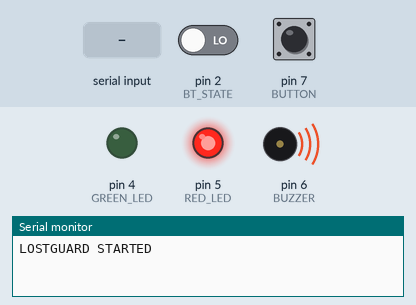
This sketch was run on a simulated Arduino Uno, built with avr-gcc and run on an emulated ATmega328P. On the bench: output pins drawn as LEDs (lit = HIGH), buzzer (waves = sounding, pin HIGH), the last lines printed to the serial monitor. Dashed ring = blinking. The test bench sets the inputs (shaded band); at power-on: pin 7 (BUTTON) HIGH, pin 2 (BT_STATE) LOW.

Above: at 1.2 s.
1.3 s: "FIND\n" received over Serial
At 1.42 s:
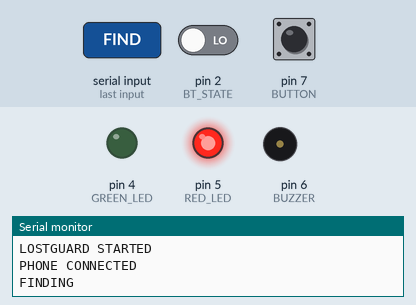
4.3 s: pin 7 (BUTTON) pulled LOW for 0.15 s
7.4 s: "TEST\n" received over the second serial link
At 8.6 s:
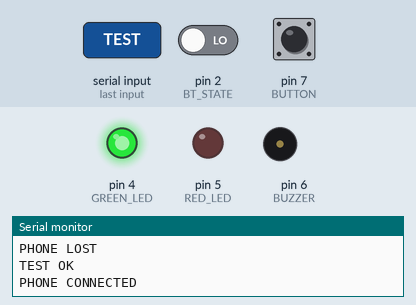
8.9 s: "FIND\n" received over the second serial link
At 9.07 s:
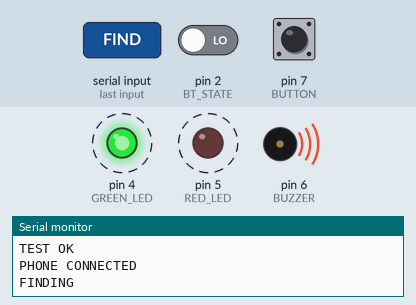
11.9 s: "STOP\n" received over the second serial link
Timing chart, 0 to 19.4 s (numbered marks = the images above; inputs shaded):
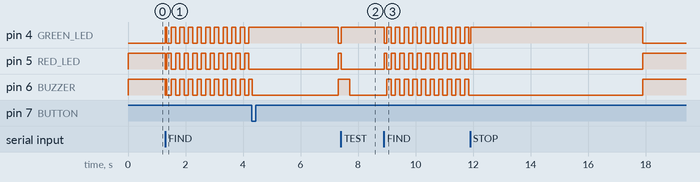

The sketch:

LostGuard.ino
```cpp
/*
  LOSTGUARD tracker (Arduino Uno / Nano + HC-05)

  Pins:
    HC-05 TXD -> D10          HC-05 RXD <- D11 (through the 1k / 2k divider)
    Green LED -> D4           Red LED -> D5
    Buzzer    -> D6           Button  -> D7 to GND
    HC-05 STATE -> D2 (see USE_STATE_PIN)

  Commands from the app (each ends with a newline):
    FIND, STOP, STATUS, TEST, plus PING (heartbeat) and BYE (planned disconnect)

  Commands are accepted on D10/D11 and also on D0/D1 (hardware serial), so the
  sketch works with the HC-05 on either pair of pins. You can also type the
  commands into the Serial Monitor at 9600 baud to test without a phone.
*/

#include <SoftwareSerial.h>

// 1 = the HC-05 STATE pin is wired to D2. The phone counts as connected when
//     STATE is HIGH or when the app's heartbeat is arriving.
// 0 = no wire on D2. Only the app's heartbeat is used.
#define USE_STATE_PIN 1

#define BT_STATE 2
#define GREEN_LED 4
#define RED_LED 5
#define BUZZER 6
#define BUTTON 7
#define BT_RX 10   // Arduino receives here, from HC-05 TXD
#define BT_TX 11   // Arduino transmits here, to HC-05 RXD

// HC-05 data speed. Most modules use 9600. If the wiring test sketch only
// reads clearly at another speed (often 38400), put that number here.
#define BT_BAUD 9600

SoftwareSerial bt(BT_RX, BT_TX);

const unsigned long HEARTBEAT_TIMEOUT = 6000;  // ms without data = phone lost

bool alarmMuted = false;
bool previousConnection = false;
bool finding = false;
bool heard = false;
bool byeReceived = false;
unsigned long lastHeard = 0;
unsigned long testBeepUntil = 0;
bool previousButton = false;

char btLine[16];
byte btLength = 0;
char usbLine[16];
byte usbLength = 0;

void setup() {
  pinMode(BT_STATE, INPUT);
  pinMode(GREEN_LED, OUTPUT);
  pinMode(RED_LED, OUTPUT);
  pinMode(BUZZER, OUTPUT);
  pinMode(BUTTON, INPUT_PULLUP);

  Serial.begin(9600);
  bt.begin(BT_BAUD);
  Serial.println(F("LOSTGUARD STARTED"));
}

// Sends a reply to the phone on both possible wirings
void reply(const __FlashStringHelper *text) {
  bt.println(text);
  Serial.println(text);
}

void handleCommand(const char *c) {
  if (strcmp(c, "PING") == 0) {
    reply(F("PONG"));
  } else if (strcmp(c, "FIND") == 0) {
    finding = true;
    reply(F("FINDING"));
  } else if (strcmp(c, "STOP") == 0) {
    finding = false;
    testBeepUntil = 0;
    reply(F("STOPPED"));
  } else if (strcmp(c, "STATUS") == 0) {
    reply(finding ? F("ONLINE, alarm ON") : F("ONLINE, alarm OFF"));
  } else if (strcmp(c, "TEST") == 0) {
    testBeepUntil = millis() + 300;
    reply(F("TEST OK"));
  } else if (strcmp(c, "BYE") == 0) {
    // The app is disconnecting on purpose: stay quiet
    finding = false;
    heard = false;
    byeReceived = true;
  } else {
    reply(F("UNKNOWN"));
  }
}

void readFrom(Stream &port, char *line, byte &length) {
  while (port.available()) {
    char ch = port.read();
    lastHeard = millis();
    heard = true;
    if (ch == '\n' || ch == '\r') {
      if (length > 0) {
        line[length] = '\0';
        length = 0;
        handleCommand(line);
      }
    } else if (length < 15) {
      line[length++] = toupper(ch);
    }
  }
}

bool phoneConnected() {
  bool heartbeat = heard && (millis() - lastHeard < HEARTBEAT_TIMEOUT);
#if USE_STATE_PIN
  return heartbeat || digitalRead(BT_STATE) == HIGH;
#else
  return heartbeat;
#endif
}

void loop() {
  readFrom(bt, btLine, btLength);
  readFrom(Serial, usbLine, usbLength);

  bool connected = phoneConnected();

  // Phone reconnect detection
  if (connected && !previousConnection) {
    alarmMuted = false;
    byeReceived = false;
    Serial.println(F("PHONE CONNECTED"));
  }
  if (!connected && previousConnection) {
    finding = false;
    alarmMuted = byeReceived;  // planned disconnect: stay quiet
    byeReceived = false;
    Serial.println(F("PHONE LOST"));
  }
  previousConnection = connected;

  bool pressed = digitalRead(BUTTON) == LOW;
  bool justPressed = pressed && !previousButton;
  previousButton = pressed;

  if (finding) {
    // Find Item: fast beeps and flashing LEDs until STOP or the button
    bool on = (millis() / 150) % 2 == 0;
    digitalWrite(GREEN_LED, on);
    digitalWrite(RED_LED, !on);
    digitalWrite(BUZZER, on);
    if (justPressed) {
      finding = false;
      reply(F("STOPPED"));
    }
  } else if (connected) {
    // Bluetooth connected
    digitalWrite(GREEN_LED, HIGH);
    digitalWrite(RED_LED, LOW);
    digitalWrite(BUZZER, millis() < testBeepUntil ? HIGH : LOW);
  } else {
    // Bluetooth disconnected
    digitalWrite(GREEN_LED, LOW);
    digitalWrite(RED_LED, HIGH);
    if (pressed) {
      alarmMuted = true;
    }
    digitalWrite(BUZZER, alarmMuted ? LOW : HIGH);
  }

  delay(5);
}
```

Measured:
- after the input at 1.3 s, pin 4 (GREEN_LED): LOW → HIGH at once, then repeats every 0.30 s: LOW 0.15 s, HIGH 0.15 s; pin 5 (RED_LED): HIGH → LOW at once, then repeats every 0.30 s: HIGH 0.15 s, LOW 0.15 s; pin 6 (BUZZER): goes LOW 0.01 s, HIGH 0.04 s, 9 × (LOW 0.15 s, HIGH 0.15 s), LOW 0.15 s, then HIGH, starting at once
- after the input at 7.4 s, pin 4 (GREEN_LED): LOW → HIGH at once; pin 5 (RED_LED): HIGH → LOW at once; pin 6 (BUZZER): HIGH → LOW after 0.30 s
- after the input at 8.9 s, pin 4 (GREEN_LED), pin 5 (RED_LED): alternates HIGH for 0.15 s and LOW for 0.15 s, starting at once; pin 6 (BUZZER): alternates HIGH for 0.15 s and LOW for 0.15 s, starting after 0.11 s
